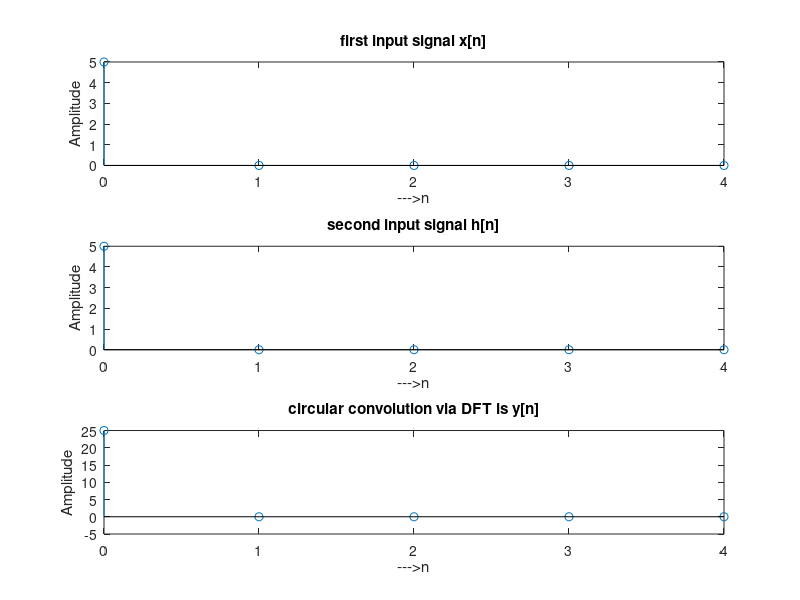

Here is the MATLAB script that generated this plot:
clc ;
clear;
x=input('Enter the first sequence x[n]');
N1=input('enter the dft size:');
L1=length(x);
x=[x,zeros(1,N1-L1)];
for k=0:1:N1-1
    X(k+1)=0;
    for n=0:1:N1-1
        X(k+1)=X(k+1)+x(n+1)*exp(-j*2*pi*k*n/N1);
    end
end
Xmag=abs(X);
Xang=angle(X);
disp('DFT of first sequence X(k)');
disp(Xmag);
disp(Xang);
k=0:1:N1-1;

subplot(2,1,1);
stem(k,Xmag);xlabel('--->k');ylabel('Magnitude of X(k)');
title('MagnitudeSpectrum 1BG19EE050');

subplot(2,1,2);
stem(k,Xang);xlabel('--->k');ylabel('Magnitude of X(k)in radians');
title('PhaseSpectrum');

pause;
h=input('Enter the second seq h[n]')
N2=input('enter the dft size:');
L2=length(h);
h=[h,zeros(1,N2-L2)];
for k=0:1:N2-1
    H(k+1)=0;
    for n=0:1:N2-1
        H(k+1)=H(k+1)+h(n+1)*exp(-j*2*pi*k*n/N2);
    end
end
Hmag=abs(H);
Hang=angle(H);
disp('DFT of second sequence H(k)');
disp(Hmag);
disp(Hang);
k=0:1:N2-1;

subplot(2,1,1);
stem(k,Hmag);
xlabel('-->k');
ylabel('magnitude of H(k) 1BG19EE050');
title('magnitudespectrum');

subplot(2,1,2);
stem(k,Hmag);
xlabel('-->k');
ylabel('phase of H(k) in radians');
title('phase spectrum');

pause;
Y=X.*H;
N=length(Y);
Ymag=abs(Y);
Yang=angle(Y);
disp('DFT of output sequence Y(k)');
disp(Ymag);
disp(Yang);
k=0:1:N-1;

subplot(2,1,1);
stem(k,Ymag);
xlabel('-->k');
ylabel('magnitude of Y(k)');
title('magnitude spectrum');

subplot(2,1,2);
stem(k,Yang);
xlabel('-->k');
ylabel('Phase of Y(k) in radians');
title('phase spectrum');

pause;

[P,Q]=size(Y);
if Q~=1
   Y=Y.';
   P=Q;
end
y=zeros(P,1);
k=0:P-1;
for n=0:P-1;
    y(n+1)=exp(j*2*pi*k*n/P)*Y;
end
y=y/P;
disp('IDFT of output sequence y(n)');
disp(y)
pause;

subplot(3,1,1);
stem(k,x);
xlabel('--->n')
ylabel('Amplitude');
title('first input signal x[n]');

subplot(3,1,2);
stem(k,h);
xlabel('--->n')
ylabel('Amplitude');
title('second input signal h[n]');

subplot(3,1,3);
stem(k,y);
xlabel('--->n')
ylabel('Amplitude');
title('circular convolution via DFT is y[n]');
